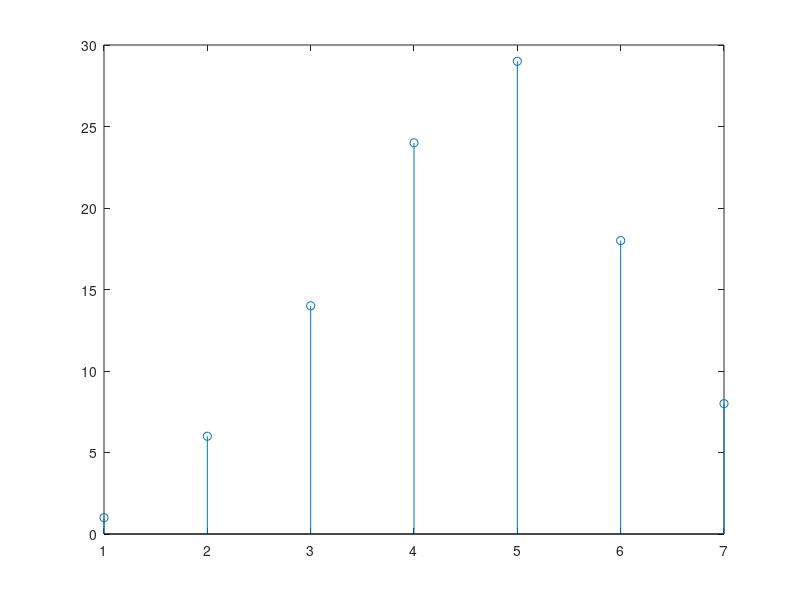

Source code (MATLAB):
clc
clear all
x=[1 2 3 4];
y=[2 3 4 1];
xy=flip(y);
n=length(x);
h=length(y);

for i=1:n+h-1;
    yy(i)=0;
end
for i=1:n
    for j=1:h
         yy(i+j-1)=yy(i+j-1)+x(i)*xy(j);
    end 
end

stem(yy)